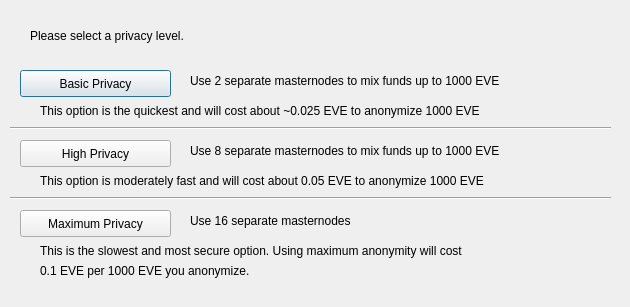
<?xml version="1.0" encoding="UTF-8"?>
<ui version="4.0">
 <class>DarksendConfig</class>
 <widget class="QDialog" name="DarksendConfig">
  <property name="geometry">
   <rect>
    <x>0</x>
    <y>0</y>
    <width>630</width>
    <height>307</height>
   </rect>
  </property>
  <property name="windowTitle">
   <string>Configure Darksend</string>
  </property>
  <widget class="QPushButton" name="buttonBasic">
   <property name="geometry">
    <rect>
     <x>20</x>
     <y>70</y>
     <width>151</width>
     <height>27</height>
    </rect>
   </property>
   <property name="text">
    <string>Basic Privacy</string>
   </property>
  </widget>
  <widget class="QPushButton" name="buttonHigh">
   <property name="geometry">
    <rect>
     <x>20</x>
     <y>140</y>
     <width>151</width>
     <height>27</height>
    </rect>
   </property>
   <property name="text">
    <string>High Privacy</string>
   </property>
  </widget>
  <widget class="QPushButton" name="buttonMax">
   <property name="geometry">
    <rect>
     <x>20</x>
     <y>210</y>
     <width>151</width>
     <height>27</height>
    </rect>
   </property>
   <property name="text">
    <string>Maximum Privacy</string>
   </property>
  </widget>
  <widget class="QLabel" name="label">
   <property name="geometry">
    <rect>
     <x>30</x>
     <y>20</y>
     <width>571</width>
     <height>31</height>
    </rect>
   </property>
   <property name="text">
    <string>Please select a privacy level.</string>
   </property>
  </widget>
  <widget class="QLabel" name="label_2">
   <property name="geometry">
    <rect>
     <x>190</x>
     <y>70</y>
     <width>421</width>
     <height>21</height>
    </rect>
   </property>
   <property name="text">
    <string>Use 2 separate masternodes to mix funds up to 1000 EVE</string>
   </property>
  </widget>
  <widget class="QLabel" name="label_3">
   <property name="geometry">
    <rect>
     <x>190</x>
     <y>140</y>
     <width>411</width>
     <height>21</height>
    </rect>
   </property>
   <property name="text">
    <string>Use 8 separate masternodes to mix funds up to 1000 EVE</string>
   </property>
  </widget>
  <widget class="QLabel" name="label_4">
   <property name="geometry">
    <rect>
     <x>190</x>
     <y>210</y>
     <width>421</width>
     <height>21</height>
    </rect>
   </property>
   <property name="text">
    <string>Use 16 separate masternodes</string>
   </property>
  </widget>
  <widget class="QLabel" name="label_6">
   <property name="geometry">
    <rect>
     <x>40</x>
     <y>100</y>
     <width>561</width>
     <height>21</height>
    </rect>
   </property>
   <property name="text">
    <string>This option is the quickest and will cost about ~0.025 EVE to anonymize 1000 EVE</string>
   </property>
  </widget>
  <widget class="QLabel" name="label_7">
   <property name="geometry">
    <rect>
     <x>40</x>
     <y>170</y>
     <width>561</width>
     <height>21</height>
    </rect>
   </property>
   <property name="text">
    <string>This option is moderately fast and will cost about 0.05 EVE to anonymize 1000 EVE</string>
   </property>
  </widget>
  <widget class="QLabel" name="label_8">
   <property name="geometry">
    <rect>
     <x>40</x>
     <y>240</y>
     <width>561</width>
     <height>21</height>
    </rect>
   </property>
   <property name="text">
    <string>This is the slowest and most secure option. Using maximum anonymity will cost</string>
   </property>
  </widget>
  <widget class="QLabel" name="label_9">
   <property name="geometry">
    <rect>
     <x>40</x>
     <y>260</y>
     <width>561</width>
     <height>21</height>
    </rect>
   </property>
   <property name="text">
    <string>0.1 EVE per 1000 EVE you anonymize.</string>
   </property>
  </widget>
  <widget class="Line" name="line">
   <property name="geometry">
    <rect>
     <x>10</x>
     <y>120</y>
     <width>601</width>
     <height>16</height>
    </rect>
   </property>
   <property name="orientation">
    <enum>Qt::Horizontal</enum>
   </property>
  </widget>
  <widget class="Line" name="line_2">
   <property name="geometry">
    <rect>
     <x>10</x>
     <y>190</y>
     <width>601</width>
     <height>16</height>
    </rect>
   </property>
   <property name="orientation">
    <enum>Qt::Horizontal</enum>
   </property>
  </widget>
 </widget>
 <resources/>
 <connections/>
</ui>
